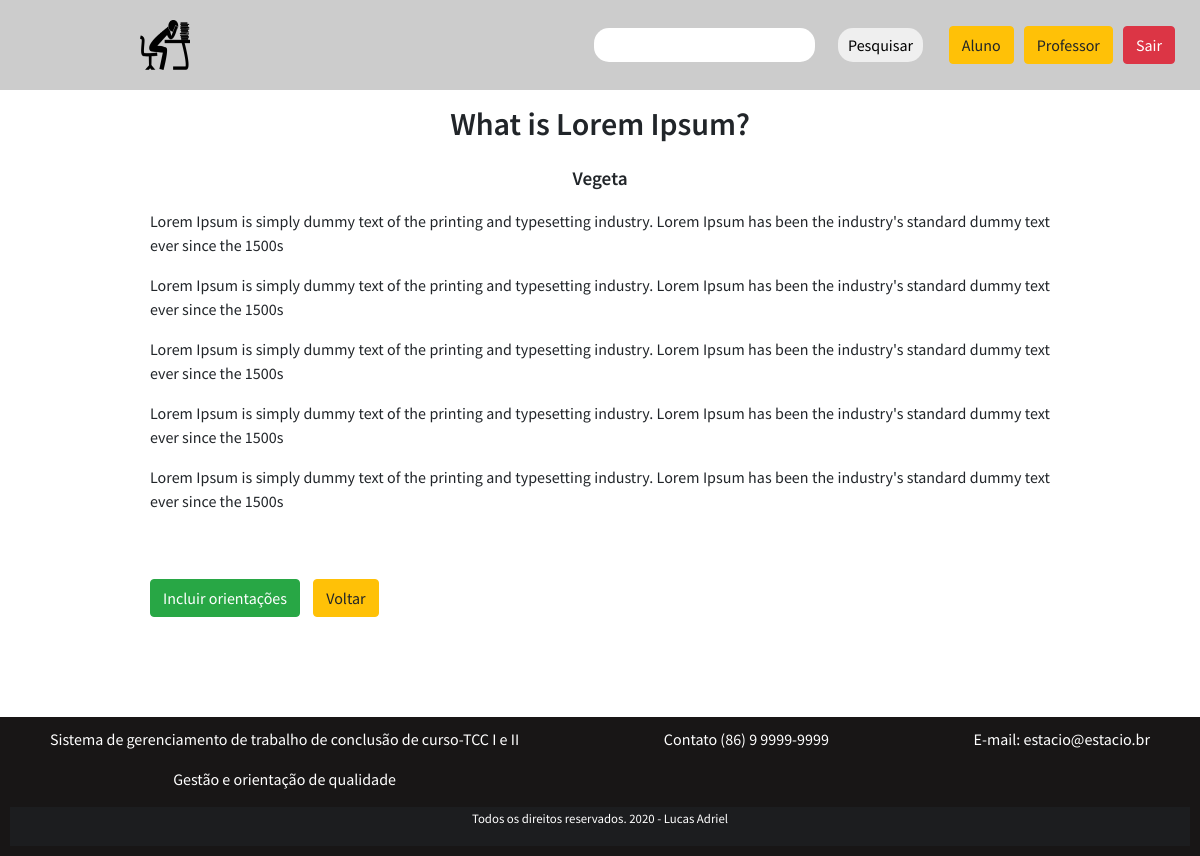
Screenshot of /tccCompleto.php?id=18 with the database file from the repository.
### tables this page shows
CREATE TABLE `tcc` (
  `id` int(11) NOT NULL,
  `aluno_id` int(11) DEFAULT NULL,
  `professor_id` int(11) DEFAULT NULL,
  `resumo` text DEFAULT NULL,
  `introducao` text DEFAULT NULL,
  `referencial` text DEFAULT NULL,
  `metodologia` text DEFAULT NULL,
  `conclusao` text DEFAULT NULL,
  `created_at` datetime DEFAULT current_timestamp(),
  `updated_at` datetime DEFAULT NULL ON UPDATE current_timestamp(),
  `titulo` varchar(255) DEFAULT NULL,
  `matricula` varchar(255) DEFAULT NULL,
  `orientacao` text DEFAULT NULL
);

CREATE TABLE `alunos` (
  `id` int(11) NOT NULL,
  `nome` varchar(255) DEFAULT NULL,
  `curso` varchar(255) DEFAULT NULL,
  `matricula` varchar(255) DEFAULT NULL,
  `created_at` datetime DEFAULT current_timestamp(),
  `updated_at` datetime DEFAULT NULL ON UPDATE current_timestamp(),
  `senha` varchar(255) DEFAULT NULL,
  `orientacao` text DEFAULT NULL
);

### tccCompleto.php (the view)
<?php
require __DIR__  . '/config.php';
$dadosTCC = [];
$id = $_GET['id'];
$sql = "select * from tcc where id = {$id}";
$sql = $pdo->query($sql);
if ($sql->rowCount() > 0) {
    $dadosTCC['tcc'] = $sql->fetch();
}
$sqlAluno = "select alunos.nome, tcc.* from alunos inner join tcc on alunos.id = tcc.aluno_id where tcc.id = {$id}";
$sqlAluno = $pdo->query($sqlAluno);
if ($sqlAluno->rowCount() > 0) {
    $dadosTCC['aluno'] = $sqlAluno->fetch();
}
?>
<?php require __DIR__ . "/pages/header.php"; ?>
    <div class="tcc-completo">
        <p class="aluno-title"><?= $dadosTCC['tcc']['titulo']; ?></p>
        <p class="tcc-completo-title-aluno"><?= $dadosTCC['aluno']['nome']; ?></p>
        <p><?= $dadosTCC['tcc']['resumo']; ?></p>
        <p><?= $dadosTCC['tcc']['introducao']; ?></p>
        <p><?= $dadosTCC['tcc']['referencial']; ?></p>
        <p><?= $dadosTCC['tcc']['metodologia']; ?></p>
        <p><?= $dadosTCC['tcc']['conclusao']; ?></p>
        <a href="orientacao.php?id=<?= $id; ?>"><button type="button" class="btn btn-success margin">Incluir orientações</button></a>
        <a href="index.php" class="btn btn-warning" style="margin-left: 10px;">Voltar</a>
    </div>
<?php require __DIR__ . '/pages/footer.php'; ?>

### assets/css/style.css (style rules this page uses)
* { font-family: 'Source Sans Pro', sans-serif; }
body { margin: 0; padding: 0; overflow-x: hidden; box-sizing: border-box; }
.aluno-title { text-align: center; margin-top: 10px; font-size: 2em; font-weight: 600; }
.tcc-completo { max-width: 900px; margin: auto; text-align: justify; margin-bottom: 50px; }
.margin { margin: 50px 0 50px 0; }
.tcc-completo-title-trabalho, .tcc-completo-title-aluno { text-align: center; font-weight: 600; font-size: 1.2em; }

### rows the page displays
tcc: titulo "What is Lorem Ipsum?", aluno.nome "Vegeta", resumo "Lorem Ipsum is simply dummy text of the printing and typesetting industry. Lorem Ipsum has been the industry's standard dummy text ever since the 1500s", introducao "Lorem Ipsum is simply dummy text of the printing and typesetting industry. Lorem Ipsum has been the industry's standard dummy text ever since the 1500s", referencial "Lorem Ipsum is simply dummy text of the printing and typesetting industry. Lorem Ipsum has been the industry's standard dummy text ever since the 1500s", metodologia "Lorem Ipsum is simply dummy text of the printing and typesetting industry. Lorem Ipsum has been the industry's standard dummy text ever since the 1500s", conclusao "Lorem Ipsum is simply dummy text of the printing and typesetting industry. Lorem Ipsum has been the industry's standard dummy text ever since the 1500s"
